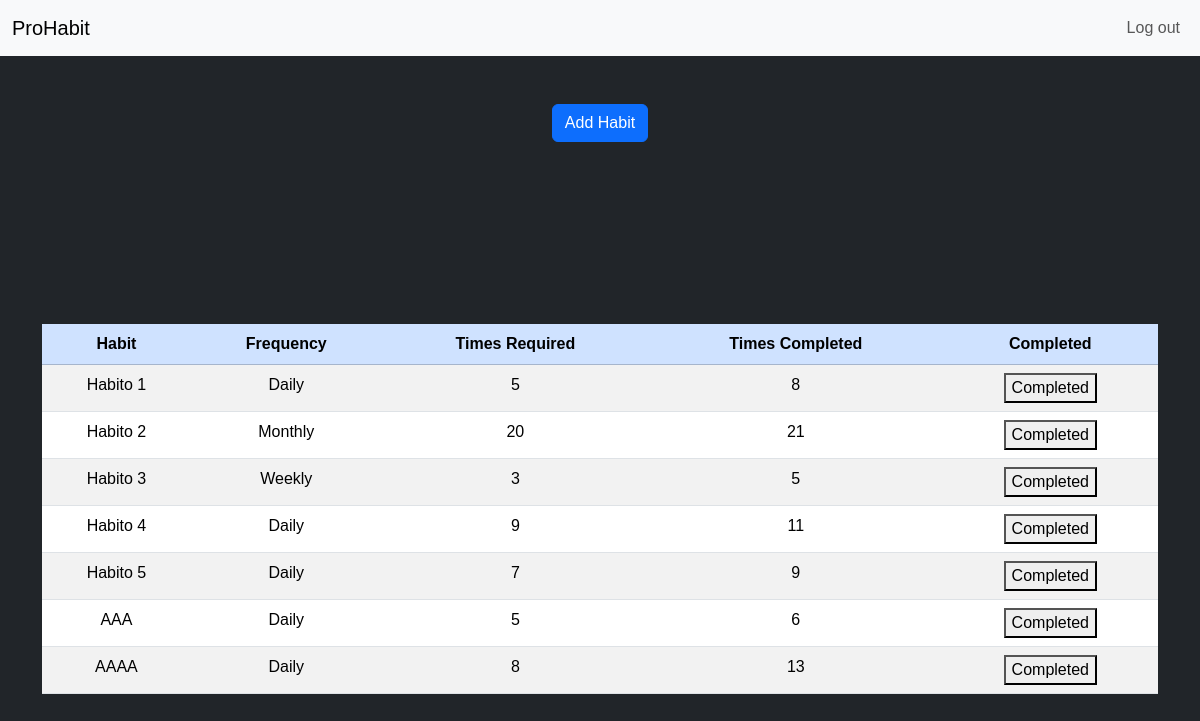
The page / (signed in) on the database its author committed.
### tables this page shows
CREATE TABLE habits (
    id INTEGER,
    habit TEXT NOT NULL,
    frequency TEXT NOT NULL,
    times INTEGER NOT NULL,
    user_id INTEGER NOT NULL,
    PRIMARY KEY(id),
    FOREIGN KEY(user_id) REFERENCES users(id)
);

### app.py (the view)
@app.route("/")
def index():
    conn = db.connect()
    user_habits = conn.execute(text("SELECT * FROM habits WHERE user_id = :user_id"), {"user_id": session["user_id"]}).mappings().fetchall()
    track_habit = conn.execute(text("SELECT habit_id, COUNT(*) AS completed FROM users JOIN habits ON users.id = habits.user_id JOIN habit_logs ON habits.id = habit_logs.habit_id WHERE users.id = :user_id GROUP BY habit_logs.habit_id"), {"user_id": session["user_id"]}).mappings().fetchall()
    return render_template("index.html", user_habits=user_habits, track_habit=track_habit)

### app.py (called while the page is built)
@app.before_request
def require_login():
    routes = ["/", "/add_habit"]
    if session.get("user_id") is None and request.path in routes:
        return redirect("/login")

### templates/index.html (shortened to what this page needs)
{% extends "layout.html" %}
{% block main %}
<button class="btn btn-primary mb-4" id="show_form">Add Habit</button>
<div>
    <table class="table table-striped table-hover">
        <thead class="table-primary">
            <tr>
                <th>Habit</th>
                <th>Frequency</th>
                <th>Times Required</th>
                <th>Times Completed</th>
                <th>Completed</th>
            </tr>
        </thead>
        <tbody>
            {% for habit in user_habits %}
            <tr>
                <td>{{ habit.habit }}</td>
                <td>{{ habit.frequency }}</td>
                <td>{{ habit.times }}</td>
                {% set track = track_habit | selectattr('habit_id', 'equalto', habit.id) | first %}
                <td>{{ track.completed if track else 0 }}</td>
                <td>
                    <button class="mark-btn" data-habit-id="{{ habit.id }}">Completed</button>
                </td>
            </tr>
            {% endfor %}
        </tbody>
    </table>
</div>
{% endblock %}

### templates/layout.html (shortened to what this page needs)
<!DOCTYPE html>
<html lang="en">
<head>
    <link href="https://cdn.jsdelivr.net/npm/bootstrap@5.3.5/dist/css/bootstrap.min.css" rel="stylesheet">
    <link rel="stylesheet" href="/static/styles.css">
</head>
<body>
    <nav class="navbar navbar-expand-lg bg-body-tertiary">
        <div class="container-fluid">
            <a class="navbar-brand" href="/">ProHabit</a>
            <div class="collapse navbar-collapse" id="navbarSupportedContent">
                {% if session["user_id"] %}
                <ul class="navbar-nav ms-auto mb-2 mb-lg-0">
                    <li class="nav-item"><a class="nav-link" href="/logout">Log out</a></li>
                </ul>
                {% else %}
                <ul class="navbar-nav ms-auto mb-2 mb-lg-0">
                    <li class="nav-item"><a class="nav-link" href="/login">Log In</a></li>
                    <li class="nav-item"><a class="nav-link" href="/register">Register</a></li>
                </ul>
                {% endif %}
            </div>
        </div>
    </nav>
    <main class="container py-5 text-center">
        {% block main %}{% endblock %}
    </main>
</body>
</html>

### static/styles.css (style rules this page uses)
:root { --bg-dark: #212529; --text-light: #E9ECEF; --accent-color: #4e4e4e; --border-color: #495057; }
body { background-color: var(--bg-dark); color: var(--text-light); font-family: Arial, sans-serif; }

### rows shown on the page
habits: habit "Habito 1", frequency "Daily"
habits: habit "Habito 2", frequency "Monthly"
habits: habit "Habito 3", frequency "Weekly"
habits: habit "Habito 4", frequency "Daily"
habits: habit "Habito 5", frequency "Daily"
habits: habit "AAA", frequency "Daily"
habits: habit "AAAA", frequency "Daily"

### other values the page prints
{{ habit.times }} "5" "20" "3" "9" "7" "5" "8"
{{ track.completed if track else 0 }} "8" "21" "5" "11" "9" "6" "13"
